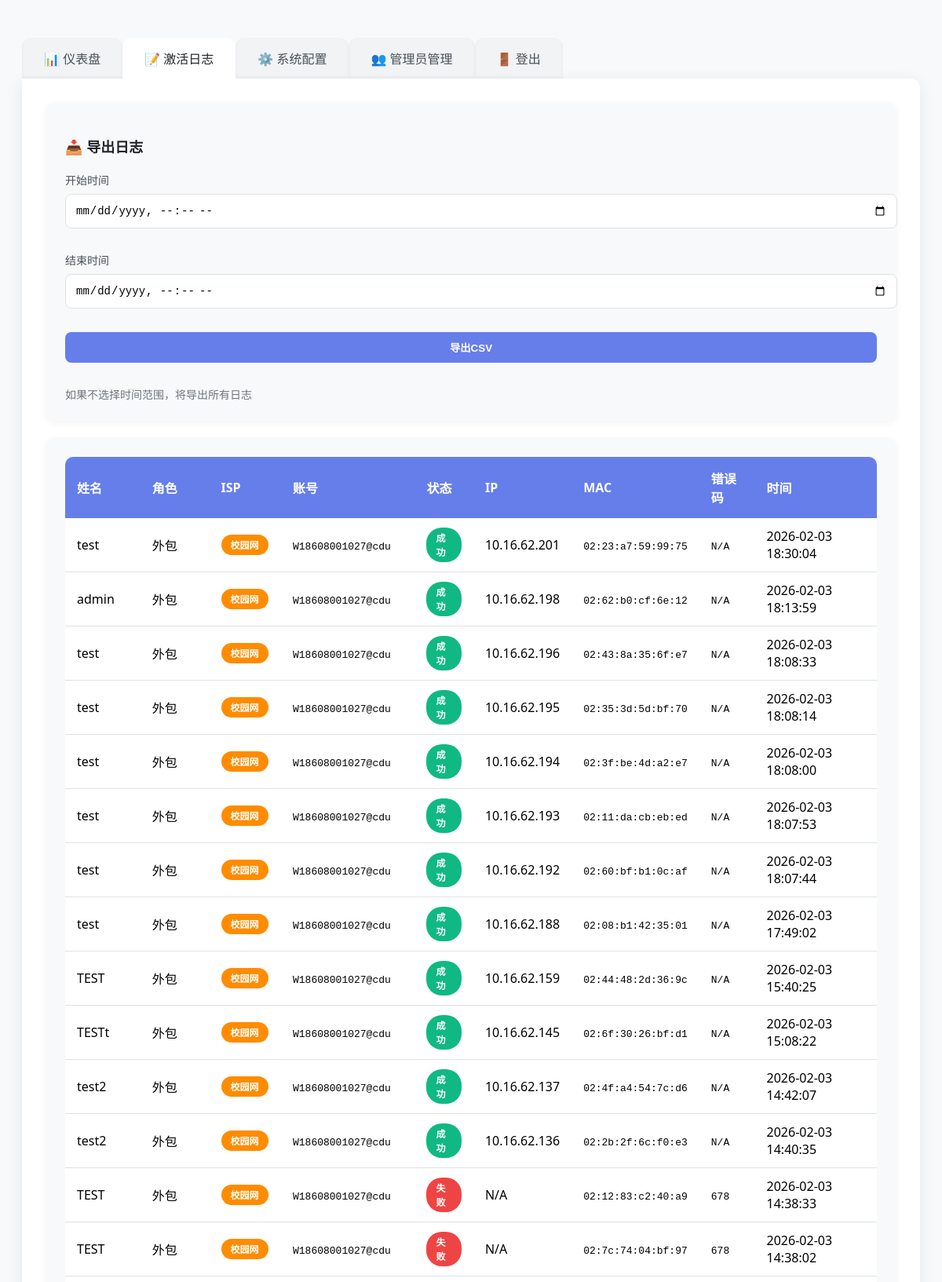
Screenshot of /logs (signed in, upper part) with the database file from the repository.
### models.py (models this page shows)
class ActivationLog(Base):
    __tablename__ = 'activation_logs'
    id = Column(Integer, primary_key=True, index=True)
    name = Column(String(50))
    role = Column(String(20))
    isp = Column(String(20))
    username = Column(String(100))
    success = Column(Boolean)
    ip = Column(String(20))
    mac = Column(String(20))
    error_code = Column(String(10))
    error_message = Column(String(200))
    timestamp = Column(String(30))

### dashboard.py (the view)
@app.route('/logs')
def admin_logs():
    if 'admin' not in session:
        return redirect('/login')
    db = SessionLocal()
    try:
        page = request.args.get('page', 1, type=int)
        per_page = 50
        query = db.query(ActivationLog).order_by(ActivationLog.id.desc())
        total = query.count()
        offset = (page - 1) * per_page
        logs = query.offset(offset).limit(per_page).all()
        class Pagination:
            def __init__(self, items, page, per_page, total):
                self.items = items
                self.page = page
                self.per_page = per_page
                self.total = total
                self.pages = (total + per_page - 1) // per_page if total > 0 else 1
                self.has_prev = page > 1
                self.has_next = page < self.pages
                self.prev_num = page - 1 if self.has_prev else None
                self.next_num = page + 1 if self.has_next else None
        pagination = Pagination(logs, page, per_page, total)
        current_role = session.get('admin_role')
        return render_template('admin/logs.html', logs=pagination, ISP_DISPLAY=ISP_DISPLAY, ISP_COLORS=ISP_COLORS, current_role=current_role)
    finally:
        db.close()

### templates/admin/logs.html (shortened to what this page needs)
<!DOCTYPE html>
<html lang="zh">
<head>
</head>
<body>
    <div class="form-wrapper">
        <div class="tabs">
            <a href="/dashboard" class="tab">📊 仪表盘</a>
            <a href="/logs" class="tab active">📝 激活日志</a>
            {% if current_role == 'super' %}
            <a href="http://{{ request.host.split(':')[0] }}:9999" class="tab">⚙️ 系统配置</a>
            {% else %}
            <a href="/config" class="tab">⚙️ 系统配置</a>
            {% endif %}
            <a href="/admin_list" class="tab">👥 管理员管理</a>
            <a href="/logout" class="tab">🚪 登出</a>
        </div>
        <div class="form-container">
            <div class="card">
                <h3>📥 导出日志</h3>
                <div class="mb-3">
                    <label for="startDate">开始时间</label>
                    <input type="datetime-local" class="w-100" id="startDate">
                </div>
                <div class="mb-3">
                    <label for="endDate">结束时间</label>
                    <input type="datetime-local" class="w-100" id="endDate">
                </div>
                <div class="mb-3">
                    <button type="button" class="btn btn-primary w-100" onclick="exportLogs()">导出CSV</button>
                </div>
                <div class="text-muted">如果不选择时间范围，将导出所有日志</div>
            </div>
            <div class="card">
                <div class="table-responsive">
                    <table class="table">
                        <thead>
                            <tr>
                                <th>姓名</th>
                                <th>角色</th>
                                <th>ISP</th>
                                <th>账号</th>
                                <th>状态</th>
                                <th>IP</th>
                                <th>MAC</th>
                                <th>错误码</th>
                                <th>时间</th>
                            </tr>
                        </thead>
                        <tbody>
                            {% for log in logs.items %}
                            <tr>
                                <td>{{ log.name or 'N/A' }}</td>
                                <td>{{ log.role or 'N/A' }}</td>
                                <td>
                                    {% set isp_name = ISP_DISPLAY.get(log.isp, '未知') %}
                                    {% set isp_color = ISP_COLORS.get(isp_name, '#6c757d') %}
                                    <span class="badge" style="background-color: {{ isp_color }};">{{ isp_name }}</span>
                                </td>
                                <td><code>{{ log.username }}</code></td>
                                <td>
                                    <span class="badge {% if log.success %}badge-success{% else %}badge-danger{% endif %}">
                                        {{ '成功' if log.success else '失败' }}
                                    </span>
                                </td>
                                <td>{{ log.ip or 'N/A' }}</td>
                                <td><code>{{ log.mac or 'N/A' }}</code></td>
                                <td><code>{{ log.error_code or 'N/A' }}</code></td>
                                <td>{{ log.timestamp }}</td>
                            </tr>
                            {% endfor %}
                        </tbody>
                    </table>
                </div>
            </div>
        </div>
    </div>
</body>
</html>

### templates/admin/logs.html (style rules this page uses)
body { font-family: 'Segoe UI', system-ui, sans-serif; background-color: #f8f9fa; display: flex; justify-content: center; padding: 40px 20px; }
.form-wrapper { width: 100%; max-width: 1400px; }
.tabs { display: flex; position: relative; z-index: 2; margin-bottom: 0; }
.tab { padding: 14px 28px; background: #f1f3f5; cursor: pointer; border-radius: 12px 12px 0 0; transition: all 0.3s cubic-bezier(0.4, 0, 0.2, 1); font-weight: 500; color: #495057; border: none; position: relative; margin-right: 0; box-shadow: inset 0 -2px 4px rgba(0,0,0,0.05); text-decoration: none; }
.tab::after { content: ''; position: absolute; bottom: 0; left: 0; width: 100%; height: 2px; background: transparent; opacity: 0; transition: inherit; }
.tab.active { background: white; color: #212529; box-shadow: none; transform: translateY(0); z-index: 3; }
.tab.active::after { opacity: 1; bottom: 0; background: white; height: 2px; }
.form-container { background: white; border-radius: 0 12px 12px 12px; padding: 30px; box-shadow: 0 4px 20px rgba(0,0,0,0.08); position: relative; z-index: 1; margin-top: 0; border-top: none; }
.card { background: #f8f9fa; border-radius: 12px; padding: 25px; margin-bottom: 20px; box-shadow: 0 2px 8px rgba(0,0,0,0.05); }
.card h3 { color: #212529; font-size: 18px; font-weight: 600; margin-bottom: 20px; }
.table-responsive { overflow-x: auto; }
.table { width: 100%; border-collapse: collapse; background: white; border-radius: 10px; overflow: hidden; box-shadow: 0 2px 8px rgba(0,0,0,0.05); }
.table th { background: #667eea; color: white; padding: 15px; font-weight: 600; text-align: left; }
.table td { padding: 12px 15px; border-bottom: 1px solid #dee2e6; }
.badge { display: inline-block; padding: 4px 12px; border-radius: 20px; font-size: 12px; font-weight: 600; color: white; }
.badge-success { background: #10b981; }
.badge-danger { background: #ef4444; }
label { display: block; margin-bottom: 8px; font-weight: 500; color: #495057; font-size: 14px; }
input[type="datetime-local"] { width: 100%; padding: 12px; border: 1px solid #dee2e6; border-radius: 8px; font-size: 14px; transition: all 0.3s; background: #fff; }
.btn { padding: 10px 20px; border: none; border-radius: 8px; font-weight: 600; cursor: pointer; transition: all 0.3s ease; }
.btn-primary { background: #667eea; color: white; }
.w-100 { width: 100%; }
.mb-3 { margin-bottom: 30px; }
.text-muted { color: #6c757d; font-size: 14px; }

### rows the page displays
ActivationLog: name "test", role "外包", isp_name "校园网", username "W18608001027@cdu", success "成功", ip "10.16.62.201", mac "02:23:a7:59:99:75", error_code "N/A", timestamp "2026-02-03 18:30:04"
ActivationLog: name "admin", role "外包", isp_name "校园网", username "W18608001027@cdu", success "成功", ip "10.16.62.198", mac "02:62:b0:cf:6e:12", error_code "N/A", timestamp "2026-02-03 18:13:59"
ActivationLog: name "test", role "外包", isp_name "校园网", username "W18608001027@cdu", success "成功", ip "10.16.62.196", mac "02:43:8a:35:6f:e7", error_code "N/A", timestamp "2026-02-03 18:08:33"
ActivationLog: name "test", role "外包", isp_name "校园网", username "W18608001027@cdu", success "成功", ip "10.16.62.195", mac "02:35:3d:5d:bf:70", error_code "N/A", timestamp "2026-02-03 18:08:14"
ActivationLog: name "test", role "外包", isp_name "校园网", username "W18608001027@cdu", success "成功", ip "10.16.62.194", mac "02:3f:be:4d:a2:e7", error_code "N/A", timestamp "2026-02-03 18:08:00"
ActivationLog: name "test", role "外包", isp_name "校园网", username "W18608001027@cdu", success "成功", ip "10.16.62.193", mac "02:11:da:cb:eb:ed", error_code "N/A", timestamp "2026-02-03 18:07:53"
ActivationLog: name "test", role "外包", isp_name "校园网", username "W18608001027@cdu", success "成功", ip "10.16.62.192", mac "02:60:bf:b1:0c:af", error_code "N/A", timestamp "2026-02-03 18:07:44"
ActivationLog: name "test", role "外包", isp_name "校园网", username "W18608001027@cdu", success "成功", ip "10.16.62.188", mac "02:08:b1:42:35:01", error_code "N/A", timestamp "2026-02-03 17:49:02"
ActivationLog: name "TEST", role "外包", isp_name "校园网", username "W18608001027@cdu", success "成功", ip "10.16.62.159", mac "02:44:48:2d:36:9c", error_code "N/A", timestamp "2026-02-03 15:40:25"
ActivationLog: name "TESTt", role "外包", isp_name "校园网", username "W18608001027@cdu", success "成功", ip "10.16.62.145", mac "02:6f:30:26:bf:d1", error_code "N/A", timestamp "2026-02-03 15:08:22"
ActivationLog: name "test2", role "外包", isp_name "校园网", username "W18608001027@cdu", success "成功", ip "10.16.62.137", mac "02:4f:a4:54:7c:d6", error_code "N/A", timestamp "2026-02-03 14:42:07"
ActivationLog: name "test2", role "外包", isp_name "校园网", username "W18608001027@cdu", success "成功", ip "10.16.62.136", mac "02:2b:2f:6c:f0:e3", error_code "N/A", timestamp "2026-02-03 14:40:35"
ActivationLog: name "TEST", role "外包", isp_name "校园网", username "W18608001027@cdu", success "失败", ip "N/A", mac "02:12:83:c2:40:a9", error_code "678", timestamp "2026-02-03 14:38:33"
ActivationLog: name "TEST", role "外包", isp_name "校园网", username "W18608001027@cdu", success "失败", ip "N/A", mac "02:7c:74:04:bf:97", error_code "678", timestamp "2026-02-03 14:38:02"
